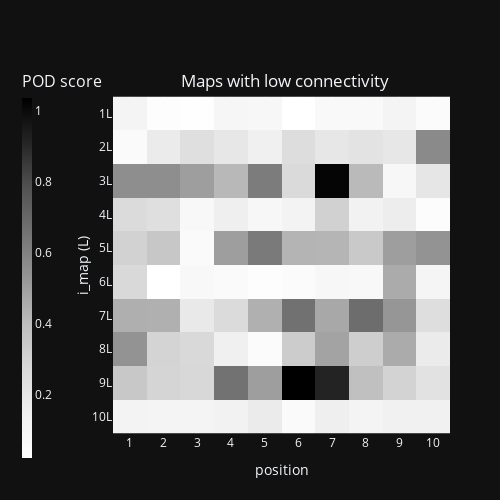
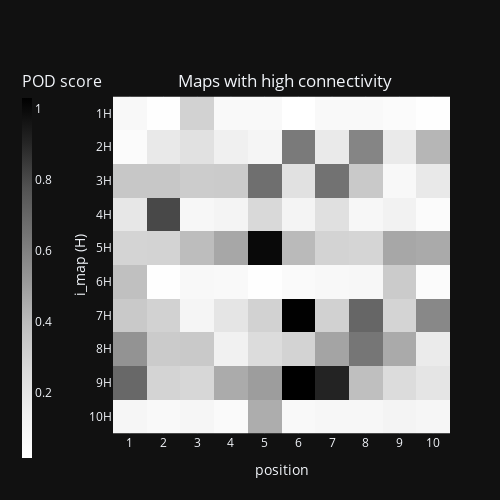
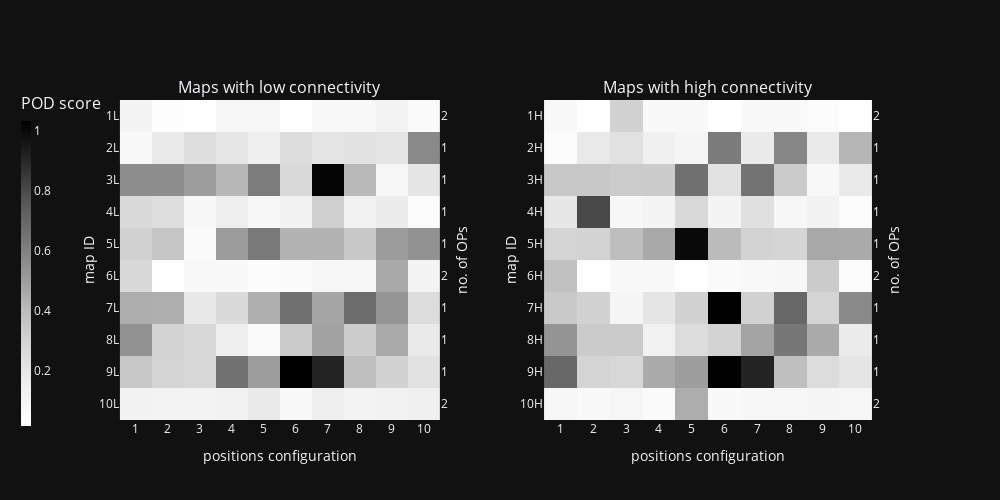

Source (notebook cell) for these figures, in order:
### Code cell
MARGIN = dict(t=100, b=0, l=80, r=0)


def calculate_heatmap_data(*, df, col_i, col_j, col_data):
    return df[[col_i, col_j, col_data]].pivot(
        index=col_i, columns=col_j, values=col_data
    )


def add_ticks(*, fig, offset_fig, col_i, col_j, heatmap_data, row2label=str, idx_x, idx_y, secondary_y=False):
    idx_x += offset_fig
    idx_y += offset_fig * 2
    # print(f'{idx_x=}, {idx_y=}')
    
    # Apply axis settings to each subplot
    xaxis_key = 'xaxis' + (str(idx_x + 1) if idx_x > 0 else '') 
    yaxis_key = 'yaxis' + (str(idx_y + 1) if idx_y > 0 else '')
    
    # Update axis title based on whether it's a secondary y-axis
    yaxis_title = "no. of OPs" if secondary_y else col_i
    
    # Set a larger title_standoff for the secondary y-axis to move the label further from the chart
    standoff_value = 10 if secondary_y else 0
    
    fig.update_layout(**{
        xaxis_key: dict(
            title=col_j,
            tickmode="array",
            tickvals=list(heatmap_data.columns),
            ticktext=[f'{x}' for x in heatmap_data.columns],
            title_standoff=7,  # Move x-axis title closer
            automargin=False,
            constrain='domain',
            # margin=MARGIN,
        ),
        yaxis_key: dict(
            title=yaxis_title,
            tickmode="array",
            tickvals=list(heatmap_data.index),
            ticktext=[row2label(y) for y in heatmap_data.columns],
            autorange="reversed",  # Reverse the y-axis for top-to-bottom ticks
            title_standoff=standoff_value,  # Move y-axis title closer
            automargin=False,
            constrain='domain',
            # margin=MARGIN,
        ),
    })
    
    
def add_all_ticks(*, fig, offset_fig, col_i, col_j, heatmap_data, idx, are_bridges):
    # Dictionary to map Map IDs to the number of OPs
    map_to_ops = {
        1: 2, 6: 2, 10: 2,  # Maps with 2 OPs
        2: 1, 3: 1, 4: 1, 5: 1, 7: 1, 8: 1, 9: 1,  # Maps with 1 OP
    }
    
    # Check if the current map is low or high connectivity
    primary_label = 'L' if not are_bridges else 'H'  # Use 'L' for low connectivity maps
    
    add_ticks(
        fig=fig, offset_fig=offset_fig, col_i=col_i, col_j=col_j, heatmap_data=heatmap_data, 
        idx_x=idx, idx_y=idx * 2,
        row2label=lambda r: f'{r}{primary_label}',
    )
    
    add_ticks(
        fig=fig, offset_fig=offset_fig, col_i=col_i, col_j=col_j, heatmap_data=heatmap_data, 
        idx_x=idx, idx_y=idx * 2 + 1,
        row2label=lambda r: f'{map_to_ops[r]}',
        secondary_y=True
    )
    
    
def set_hovertemplate(*, fig, col_i, col_j, col_data, is_value_in_tooltip):
    hovertemplate=col_i + ": %{y}<br>" + col_j + ": %{x}<br>"
    if is_value_in_tooltip:
        hovertemplate+=col_data + ": %{z}"
    hovertemplate+="***<extra></extra>"
    
    fig.update_traces(hovertemplate=hovertemplate)
    
    

def plot_df_csd(*, title, col_i, col_j, col_data, heatmap_data):
    # Create an interactive heatmap
    fig = px.imshow(
        heatmap_data,
        labels={"x": col_j, "y": col_i, "color": col_data},
        title=title,
    )

    set_hovertemplate(fig=fig, col_i=col_i, col_j=col_j, col_data=col_data, is_value_in_tooltip=True)
    
    # Add the secondary y-axis for 'no_ops'
    fig.update_layout(
        yaxis2=dict(
            title="no. of OPs",
            overlaying="y",
            side="right",
            tickmode="array",
            tickvals=list(heatmap_data.index),
            ticktext=[f"{2 if y in [1, 6, 10] else 1}" for y in heatmap_data.index],
            automargin=True,
        )
    )

    return fig


def make_subplots_row(titles, *, horizontal_spacing=0.05):
    if len(titles) == 2:
        horizontal_spacing = 0.25 / len(titles)
        width = 500 * len(titles)  # Adjust based on the number of subplots
        height = 500               # Fixed height to make the plots square
    elif len(titles) == 5:
        horizontal_spacing = 0.25 / len(titles)
        width = 460 * len(titles)  # Adjust based on the number of subplots
        height = 500               # Fixed height to make the plots square
    else:
        horizontal_spacing = 0.25 / len(titles)
        width = 500 * len(titles)  # Adjust based on the number of subplots
        height = 500               # Fixed height to make the plots square
    
    fig = make_subplots(
        rows=1,
        cols=len(titles),
        subplot_titles=titles,
        specs=[[{'secondary_y': True}] * len(titles)],
        horizontal_spacing=horizontal_spacing,  # Adjust spacing between subplots
    )

    # Set fixed dimensions to ensure square charts
    fig.update_layout(
        autosize=False,
        width=width,
        height=height,
    )
    
    return fig

    
def plot_csd_scores(runname):    
    col_i = 'i_map'
    col_j = 'position'
    col_data = 'CSD score (AVs)'
    
    display(HTML(f'<h1>CSD scores</h2>'))
    key2df = get_key2df(runname)
    
    list_are_bridges = [False, True]
    titles = ['Maps with low connectivity', 'Maps with high connectivity'] 
    
    # Create subplots
    fig = make_subplots_row(titles, horizontal_spacing=0.14)
    
    for idx, are_bridges in enumerate(list_are_bridges):
        df = key2df[are_bridges, 'conf']
        heatmap_data = calculate_heatmap_data(df=df, col_i=col_i, col_j=col_j, col_data=col_data)
        
        # Determine primary label (L for low connectivity, H for high connectivity)
        primary_label = 'L' if not are_bridges else 'H'
        
        heatmap_fig = plot_df_csd(
            title=f'{titles[idx]}',  # TODO: `subplot_titles`
            col_i=col_i,
            col_j=col_j,
            col_data=col_data,
            heatmap_data=heatmap_data,
        )     
        
        # Apply the same layout settings to the individual figure
        heatmap_fig.update_layout(
            title=dict(
                #text=f'{titles[idx]}',
                x=0.57,
                y=0.85,
                xanchor='center',
                yanchor='top',
            ),
            autosize=False,
            width=500,  # Same fixed width as the subplot
            height=500,  # Same fixed height as the subplot
            coloraxis=dict(
                colorscale="Greys", 
                colorbar=dict(
                    title="POD score", 
                    titlefont=dict(size=16),
                    x=-0.3,
                    titleside="top",
                    thickness=10,
                    len=1.1  # ⬅ Increases the length of the colorbar (default is 0.5)
                )                        
            ),  # Colorbar on the left
                            
            xaxis=dict(
                title=col_j,
                tickmode="array",
                tickvals=list(heatmap_data.columns),
                ticktext=[f'{x}' for x in heatmap_data.columns],
                constrain='domain',
                automargin=False,
                # margin=MARGIN,
            ),
            yaxis=dict(
                title=f'{col_i} ({primary_label})',
                tickmode="array",
                tickvals=list(heatmap_data.index),
                ticktext=[f'{y}{primary_label}' for y in heatmap_data.index],
                autorange="reversed",
                title_standoff=0.0,  # Move the y-axis label closer to the chart
                constrain='domain',
                automargin=False,
                # margin=MARGIN,
            ),
            yaxis2=dict(
                title='no. of OPs',
                overlaying='y',
                side='right',
                tickmode="array",
                tickvals=list(heatmap_data.index),
                ticktext=[f'{2 if y in [1, 6, 10] else 1}' for y in heatmap_data.index],
                constrain='domain',
                automargin=False,
                # margin=MARGIN,
            ),
            margin=dict(l=50, r=50, t=80, b=50)  # Adjust margins for better spacing
        )
        
        # Add heatmap to the subplot
        for trace in heatmap_fig.data:
            trace.update(coloraxis="coloraxis1")  # Link each subplot to the shared color axis
            trace.update(showscale=True)
            fig.add_trace(trace, row=1, col=idx + 1, secondary_y=False)        
            fig.add_trace(trace, row=1, col=idx + 1, secondary_y=True)        
            
        # Add ticks for the subplot
        add_all_ticks(fig=fig, offset_fig=0, col_i='map ID', col_j='positions configuration', heatmap_data=heatmap_data, idx=idx, are_bridges=are_bridges)
        
        # for axis in fig.layout:
        #     if axis.startswith('xaxis') or axis.startswith('yaxis'):
        #         print(axis)

        # Show the individual figure
        heatmap_fig.show()
        
        # Show the individual figure separately
     #   heatmap_fig.show()
        
    fig.update_layout(
        coloraxis1=dict(  # shared color axis
            colorscale="Greys",
            colorbar=dict(
                title="POD score",
                titlefont=dict(size=16),
                x=-0.13,  # Colorbar position for subplots
                titleside="top",
                thickness=10,
                len=1.1  # ⬅ Increases the length of the colorbar (default is 0.5)
            )
        ),
        xaxis=dict(scaleanchor="y"),  # Ensures the x-axis and y-axis are scaled equally
        yaxis=dict(scaleanchor="x"),  # Ensures the y-axis and x-axis are scaled equally
    )
        
    # Display the figure
    fig.show()
    
    display(HTML('<hr/>'))
            
plot_csd_scores('20241230_173555')

### Figure 1 — Plotly figure (JSON) as saved in the notebook; plotly's stock layout.template omitted (floating-point values rounded to 4 significant figures)
{"data": [{"coloraxis": "coloraxis", "name": "0", "x": [1, 2, 3, 4, 5, 6, 7, 8, 9, 10], "y": [1, 2, 3, 4, 5, 6, 7, 8, 9, 10], "z": [[0.111, 0.03564, 0.0273, 0.09394, 0.08853, 0.02365, 0.07451, 0.07466, 0.1165, 0.05619], [0.06768, 0.1784, 0.2425, 0.1999, 0.1502, 0.2541, 0.2006, 0.2226, 0.2006, 0.5712], [0.5576, 0.5576, 0.5028, 0.416, 0.6207, 0.2679, 1.018, 0.41, 0.09303, 0.2058], [0.2662, 0.2394, 0.08456, 0.1538, 0.08642, 0.1256, 0.3132, 0.1296, 0.1667, 0.04894], [0.305, 0.3579, 0.06026, 0.5034, 0.6302, 0.4298, 0.4286, 0.3468, 0.5034, 0.5404], [0.2761, 0.02193, 0.07708, 0.06643, 0.03879, 0.05724, 0.08896, 0.08249, 0.4608, 0.1041], [0.4477, 0.4425, 0.188, 0.2642, 0.4425, 0.6621, 0.4709, 0.6791, 0.5281, 0.2484], [0.5392, 0.2983, 0.2742, 0.1507, 0.05706, 0.3346, 0.4849, 0.3261, 0.46, 0.1771], [0.3521, 0.2939, 0.2773, 0.6565, 0.5007, 1.034, 0.9127, 0.3874, 0.3007, 0.2229], [0.1239, 0.1166, 0.118, 0.133, 0.1751, 0.06752, 0.1557, 0.1144, 0.1375, 0.1398]], "xaxis": "x", "yaxis": "y", "hovertemplate": "i_map: %{y}<br>position: %{x}<br>CSD score (AVs): %{z}***<extra></extra>", "showscale": true, "type": "heatmap"}], "layout": {"xaxis": {"anchor": "y", "domain": [0.0, 1.0], "scaleanchor": "y", "constrain": "domain", "title": {"text": "position"}, "tickmode": "array", "tickvals": [1, 2, 3, 4, 5, 6, 7, 8, 9, 10], "ticktext": ["1", "2", "3", "4", "5", "6", "7", "8", "9", "10"], "automargin": false}, "yaxis": {"anchor": "x", "domain": [0.0, 1.0], "autorange": "reversed", "constrain": "domain", "title": {"text": "i_map (L)", "standoff": 0.0}, "tickmode": "array", "tickvals": [1, 2, 3, 4, 5, 6, 7, 8, 9, 10], "ticktext": ["1L", "2L", "3L", "4L", "5L", "6L", "7L", "8L", "9L", "10L"], "automargin": false}, "coloraxis": {"colorbar": {"title": {"text": "POD score", "font": {"size": 16}, "side": "top"}, "x": -0.3, "thickness": 10, "len": 1.1}, "colorscale": [[0.0, "rgb(255,255,255)"], [0.125, "rgb(240,240,240)"], [0.25, "rgb(217,217,217)"], [0.375, "rgb(189,189,189)"], [0.5, "rgb(150,150,150)"], [0.625, "rgb(115,115,115)"], [0.75, "rgb(82,82,82)"], [0.875, "rgb(37,37,37)"], [1.0, "rgb(0,0,0)"]]}, "title": {"text": "Maps with low connectivity", "x": 0.57, "y": 0.85, "xanchor": "center", "yanchor": "top"}, "yaxis2": {"title": {"text": "no. of OPs"}, "overlaying": "y", "side": "right", "tickmode": "array", "tickvals": [1, 2, 3, 4, 5, 6, 7, 8, 9, 10], "ticktext": ["2", "1", "1", "1", "1", "2", "1", "1", "1", "2"], "automargin": false, "constrain": "domain"}, "margin": {"l": 50, "r": 50, "t": 80, "b": 50}, "autosize": false, "width": 500, "height": 500}}

### Figure 2 — Plotly figure (JSON) as saved in the notebook; plotly's stock layout.template omitted (floating-point values rounded to 4 significant figures)
{"data": [{"coloraxis": "coloraxis", "name": "0", "x": [1, 2, 3, 4, 5, 6, 7, 8, 9, 10], "y": [1, 2, 3, 4, 5, 6, 7, 8, 9, 10], "z": [[0.07563, 0.0272, 0.3003, 0.06648, 0.0697, 0.01497, 0.06755, 0.06529, 0.04628, 0.0258], [0.04501, 0.1788, 0.2255, 0.1405, 0.1018, 0.6237, 0.1765, 0.584, 0.1765, 0.4186], [0.3518, 0.3518, 0.3271, 0.3337, 0.6634, 0.2225, 0.6525, 0.3396, 0.07119, 0.182], [0.1919, 0.8053, 0.08355, 0.1121, 0.2697, 0.1062, 0.2318, 0.07999, 0.1239, 0.04967], [0.2933, 0.2964, 0.3934, 0.467, 0.9991, 0.4038, 0.2971, 0.287, 0.467, 0.4583], [0.3803, 0.01929, 0.07632, 0.06361, 0.02174, 0.05501, 0.07615, 0.07923, 0.3334, 0.04968], [0.3429, 0.2996, 0.09761, 0.2031, 0.2996, 1.027, 0.3056, 0.6986, 0.2914, 0.5713], [0.5325, 0.3323, 0.3398, 0.1303, 0.2509, 0.295, 0.4775, 0.6372, 0.4563, 0.1712], [0.6929, 0.2925, 0.2781, 0.4556, 0.4979, 1.03, 0.9107, 0.3883, 0.2504, 0.2007], [0.09488, 0.06992, 0.09169, 0.05941, 0.4487, 0.06727, 0.08634, 0.08089, 0.1038, 0.08975]], "xaxis": "x", "yaxis": "y", "hovertemplate": "i_map: %{y}<br>position: %{x}<br>CSD score (AVs): %{z}***<extra></extra>", "showscale": true, "type": "heatmap"}], "layout": {"xaxis": {"anchor": "y", "domain": [0.0, 1.0], "scaleanchor": "y", "constrain": "domain", "title": {"text": "position"}, "tickmode": "array", "tickvals": [1, 2, 3, 4, 5, 6, 7, 8, 9, 10], "ticktext": ["1", "2", "3", "4", "5", "6", "7", "8", "9", "10"], "automargin": false}, "yaxis": {"anchor": "x", "domain": [0.0, 1.0], "autorange": "reversed", "constrain": "domain", "title": {"text": "i_map (H)", "standoff": 0.0}, "tickmode": "array", "tickvals": [1, 2, 3, 4, 5, 6, 7, 8, 9, 10], "ticktext": ["1H", "2H", "3H", "4H", "5H", "6H", "7H", "8H", "9H", "10H"], "automargin": false}, "coloraxis": {"colorbar": {"title": {"text": "POD score", "font": {"size": 16}, "side": "top"}, "x": -0.3, "thickness": 10, "len": 1.1}, "colorscale": [[0.0, "rgb(255,255,255)"], [0.125, "rgb(240,240,240)"], [0.25, "rgb(217,217,217)"], [0.375, "rgb(189,189,189)"], [0.5, "rgb(150,150,150)"], [0.625, "rgb(115,115,115)"], [0.75, "rgb(82,82,82)"], [0.875, "rgb(37,37,37)"], [1.0, "rgb(0,0,0)"]]}, "title": {"text": "Maps with high connectivity", "x": 0.57, "y": 0.85, "xanchor": "center", "yanchor": "top"}, "yaxis2": {"title": {"text": "no. of OPs"}, "overlaying": "y", "side": "right", "tickmode": "array", "tickvals": [1, 2, 3, 4, 5, 6, 7, 8, 9, 10], "ticktext": ["2", "1", "1", "1", "1", "2", "1", "1", "1", "2"], "automargin": false, "constrain": "domain"}, "margin": {"l": 50, "r": 50, "t": 80, "b": 50}, "autosize": false, "width": 500, "height": 500}}

### Figure 3 — Plotly figure (JSON) as saved in the notebook; plotly's stock layout.template omitted (floating-point values rounded to 4 significant figures)
{"data": [{"coloraxis": "coloraxis", "hovertemplate": "i_map: %{y}<br>position: %{x}<br>CSD score (AVs): %{z}***<extra></extra>", "name": "0", "showscale": true, "x": [1, 2, 3, 4, 5, 6, 7, 8, 9, 10], "xaxis": "x", "y": [1, 2, 3, 4, 5, 6, 7, 8, 9, 10], "yaxis": "y", "z": [[0.111, 0.03564, 0.0273, 0.09394, 0.08853, 0.02365, 0.07451, 0.07466, 0.1165, 0.05619], [0.06768, 0.1784, 0.2425, 0.1999, 0.1502, 0.2541, 0.2006, 0.2226, 0.2006, 0.5712], [0.5576, 0.5576, 0.5028, 0.416, 0.6207, 0.2679, 1.018, 0.41, 0.09303, 0.2058], [0.2662, 0.2394, 0.08456, 0.1538, 0.08642, 0.1256, 0.3132, 0.1296, 0.1667, 0.04894], [0.305, 0.3579, 0.06026, 0.5034, 0.6302, 0.4298, 0.4286, 0.3468, 0.5034, 0.5404], [0.2761, 0.02193, 0.07708, 0.06643, 0.03879, 0.05724, 0.08896, 0.08249, 0.4608, 0.1041], [0.4477, 0.4425, 0.188, 0.2642, 0.4425, 0.6621, 0.4709, 0.6791, 0.5281, 0.2484], [0.5392, 0.2983, 0.2742, 0.1507, 0.05706, 0.3346, 0.4849, 0.3261, 0.46, 0.1771], [0.3521, 0.2939, 0.2773, 0.6565, 0.5007, 1.034, 0.9127, 0.3874, 0.3007, 0.2229], [0.1239, 0.1166, 0.118, 0.133, 0.1751, 0.06752, 0.1557, 0.1144, 0.1375, 0.1398]], "type": "heatmap"}, {"coloraxis": "coloraxis", "hovertemplate": "i_map: %{y}<br>position: %{x}<br>CSD score (AVs): %{z}***<extra></extra>", "name": "0", "showscale": true, "x": [1, 2, 3, 4, 5, 6, 7, 8, 9, 10], "xaxis": "x", "y": [1, 2, 3, 4, 5, 6, 7, 8, 9, 10], "yaxis": "y2", "z": [[0.111, 0.03564, 0.0273, 0.09394, 0.08853, 0.02365, 0.07451, 0.07466, 0.1165, 0.05619], [0.06768, 0.1784, 0.2425, 0.1999, 0.1502, 0.2541, 0.2006, 0.2226, 0.2006, 0.5712], [0.5576, 0.5576, 0.5028, 0.416, 0.6207, 0.2679, 1.018, 0.41, 0.09303, 0.2058], [0.2662, 0.2394, 0.08456, 0.1538, 0.08642, 0.1256, 0.3132, 0.1296, 0.1667, 0.04894], [0.305, 0.3579, 0.06026, 0.5034, 0.6302, 0.4298, 0.4286, 0.3468, 0.5034, 0.5404], [0.2761, 0.02193, 0.07708, 0.06643, 0.03879, 0.05724, 0.08896, 0.08249, 0.4608, 0.1041], [0.4477, 0.4425, 0.188, 0.2642, 0.4425, 0.6621, 0.4709, 0.6791, 0.5281, 0.2484], [0.5392, 0.2983, 0.2742, 0.1507, 0.05706, 0.3346, 0.4849, 0.3261, 0.46, 0.1771], [0.3521, 0.2939, 0.2773, 0.6565, 0.5007, 1.034, 0.9127, 0.3874, 0.3007, 0.2229], [0.1239, 0.1166, 0.118, 0.133, 0.1751, 0.06752, 0.1557, 0.1144, 0.1375, 0.1398]], "type": "heatmap"}, {"coloraxis": "coloraxis", "hovertemplate": "i_map: %{y}<br>position: %{x}<br>CSD score (AVs): %{z}***<extra></extra>", "name": "0", "showscale": true, "x": [1, 2, 3, 4, 5, 6, 7, 8, 9, 10], "xaxis": "x2", "y": [1, 2, 3, 4, 5, 6, 7, 8, 9, 10], "yaxis": "y3", "z": [[0.07563, 0.0272, 0.3003, 0.06648, 0.0697, 0.01497, 0.06755, 0.06529, 0.04628, 0.0258], [0.04501, 0.1788, 0.2255, 0.1405, 0.1018, 0.6237, 0.1765, 0.584, 0.1765, 0.4186], [0.3518, 0.3518, 0.3271, 0.3337, 0.6634, 0.2225, 0.6525, 0.3396, 0.07119, 0.182], [0.1919, 0.8053, 0.08355, 0.1121, 0.2697, 0.1062, 0.2318, 0.07999, 0.1239, 0.04967], [0.2933, 0.2964, 0.3934, 0.467, 0.9991, 0.4038, 0.2971, 0.287, 0.467, 0.4583], [0.3803, 0.01929, 0.07632, 0.06361, 0.02174, 0.05501, 0.07615, 0.07923, 0.3334, 0.04968], [0.3429, 0.2996, 0.09761, 0.2031, 0.2996, 1.027, 0.3056, 0.6986, 0.2914, 0.5713], [0.5325, 0.3323, 0.3398, 0.1303, 0.2509, 0.295, 0.4775, 0.6372, 0.4563, 0.1712], [0.6929, 0.2925, 0.2781, 0.4556, 0.4979, 1.03, 0.9107, 0.3883, 0.2504, 0.2007], [0.09488, 0.06992, 0.09169, 0.05941, 0.4487, 0.06727, 0.08634, 0.08089, 0.1038, 0.08975]], "type": "heatmap"}, {"coloraxis": "coloraxis", "hovertemplate": "i_map: %{y}<br>position: %{x}<br>CSD score (AVs): %{z}***<extra></extra>", "name": "0", "showscale": true, "x": [1, 2, 3, 4, 5, 6, 7, 8, 9, 10], "xaxis": "x2", "y": [1, 2, 3, 4, 5, 6, 7, 8, 9, 10], "yaxis": "y4", "z": [[0.07563, 0.0272, 0.3003, 0.06648, 0.0697, 0.01497, 0.06755, 0.06529, 0.04628, 0.0258], [0.04501, 0.1788, 0.2255, 0.1405, 0.1018, 0.6237, 0.1765, 0.584, 0.1765, 0.4186], [0.3518, 0.3518, 0.3271, 0.3337, 0.6634, 0.2225, 0.6525, 0.3396, 0.07119, 0.182], [0.1919, 0.8053, 0.08355, 0.1121, 0.2697, 0.1062, 0.2318, 0.07999, 0.1239, 0.04967], [0.2933, 0.2964, 0.3934, 0.467, 0.9991, 0.4038, 0.2971, 0.287, 0.467, 0.4583], [0.3803, 0.01929, 0.07632, 0.06361, 0.02174, 0.05501, 0.07615, 0.07923, 0.3334, 0.04968], [0.3429, 0.2996, 0.09761, 0.2031, 0.2996, 1.027, 0.3056, 0.6986, 0.2914, 0.5713], [0.5325, 0.3323, 0.3398, 0.1303, 0.2509, 0.295, 0.4775, 0.6372, 0.4563, 0.1712], [0.6929, 0.2925, 0.2781, 0.4556, 0.4979, 1.03, 0.9107, 0.3883, 0.2504, 0.2007], [0.09488, 0.06992, 0.09169, 0.05941, 0.4487, 0.06727, 0.08634, 0.08089, 0.1038, 0.08975]], "type": "heatmap"}], "layout": {"xaxis": {"anchor": "y", "domain": [0.0, 0.4075], "title": {"text": "positions configuration"}, "tickmode": "array", "tickvals": [1, 2, 3, 4, 5, 6, 7, 8, 9, 10], "ticktext": ["1", "2", "3", "4", "5", "6", "7", "8", "9", "10"], "automargin": false, "constrain": "domain", "scaleanchor": "y"}, "yaxis": {"anchor": "x", "domain": [0.0, 1.0], "title": {"text": "map ID", "standoff": 0}, "tickmode": "array", "tickvals": [1, 2, 3, 4, 5, 6, 7, 8, 9, 10], "ticktext": ["1L", "2L", "3L", "4L", "5L", "6L", "7L", "8L", "9L", "10L"], "autorange": "reversed", "automargin": false, "constrain": "domain", "scaleanchor": "x"}, "yaxis2": {"anchor": "x", "overlaying": "y", "side": "right", "title": {"text": "no. of OPs", "standoff": 10}, "tickmode": "array", "tickvals": [1, 2, 3, 4, 5, 6, 7, 8, 9, 10], "ticktext": ["2", "1", "1", "1", "1", "2", "1", "1", "1", "2"], "autorange": "reversed", "automargin": false, "constrain": "domain"}, "xaxis2": {"anchor": "y3", "domain": [0.5325, 0.94], "title": {"text": "positions configuration"}, "tickmode": "array", "tickvals": [1, 2, 3, 4, 5, 6, 7, 8, 9, 10], "ticktext": ["1", "2", "3", "4", "5", "6", "7", "8", "9", "10"], "automargin": false, "constrain": "domain"}, "yaxis3": {"anchor": "x2", "domain": [0.0, 1.0], "title": {"text": "map ID", "standoff": 0}, "tickmode": "array", "tickvals": [1, 2, 3, 4, 5, 6, 7, 8, 9, 10], "ticktext": ["1H", "2H", "3H", "4H", "5H", "6H", "7H", "8H", "9H", "10H"], "autorange": "reversed", "automargin": false, "constrain": "domain"}, "yaxis4": {"anchor": "x2", "overlaying": "y3", "side": "right", "title": {"text": "no. of OPs", "standoff": 10}, "tickmode": "array", "tickvals": [1, 2, 3, 4, 5, 6, 7, 8, 9, 10], "ticktext": ["2", "1", "1", "1", "1", "2", "1", "1", "1", "2"], "autorange": "reversed", "automargin": false, "constrain": "domain"}, "annotations": [{"font": {"size": 16}, "showarrow": false, "text": "Maps with low connectivity", "x": 0.2037, "xanchor": "center", "xref": "paper", "y": 1.0, "yanchor": "bottom", "yref": "paper"}, {"font": {"size": 16}, "showarrow": false, "text": "Maps with high connectivity", "x": 0.7362, "xanchor": "center", "xref": "paper", "y": 1.0, "yanchor": "bottom", "yref": "paper"}], "autosize": false, "width": 1000, "height": 500, "coloraxis": {"colorbar": {"title": {"text": "POD score", "font": {"size": 16}, "side": "top"}, "x": -0.13, "thickness": 10, "len": 1.1}, "colorscale": [[0.0, "rgb(255,255,255)"], [0.125, "rgb(240,240,240)"], [0.25, "rgb(217,217,217)"], [0.375, "rgb(189,189,189)"], [0.5, "rgb(150,150,150)"], [0.625, "rgb(115,115,115)"], [0.75, "rgb(82,82,82)"], [0.875, "rgb(37,37,37)"], [1.0, "rgb(0,0,0)"]]}}}
